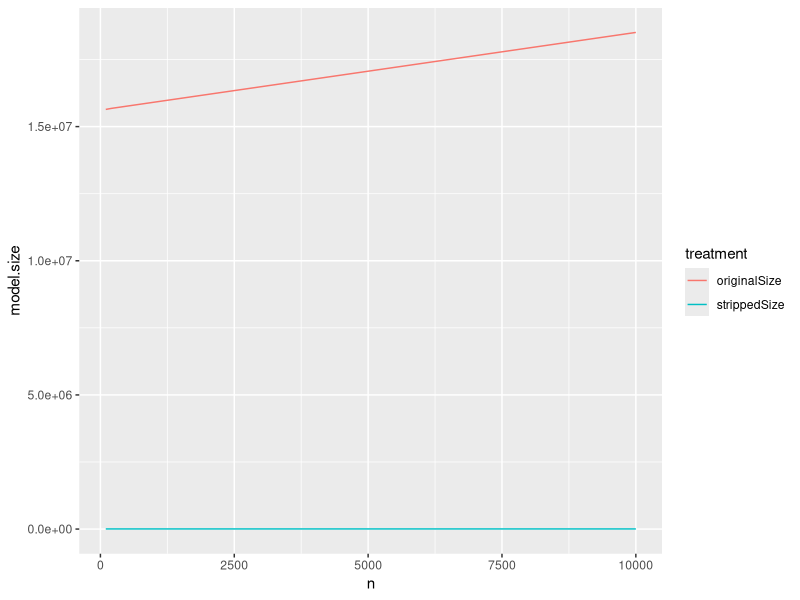

The R script that drew this image:

library(ggplot2)
library(reshape2)
set.seed(2325235)

synthFrame <- function(nrows) {
   d <- data.frame(xN=rnorm(nrows),
      xC=sample(c('a','b'),size=nrows,replace=TRUE))
   d$y <- (d$xN + ifelse(d$xC=='a',0.2,-0.2) + rnorm(nrows))>0.5
   d
}

dTrain <- synthFrame(100000)
dTest <- synthFrame(100)
model <- glm(y~xN+xC,data=dTrain,family=binomial(link='logit'))

mLength <- length(serialize(model,NULL))
print(paste('orig size',mLength))

dTest$pred1 <- predict(model,newdata=dTest,type='response')

# ggplot(data=dTest) + geom_density(aes(x=pred1,color=y))
# one way to hunt: lapply(cm,object.size)

stripGlmLR <- function(cm) {
   cm$residuals <- c()
   cm$fitted.values <- c()
   cm$y <- c()
   cm$data <- c()
   cm$model <- c()
   cm$linear.predictors <- c()
   cm$effects <- c()
   cm$weights <- c()
   cm$prior.weights <- c()
   cm$qr$qr <- c()
   attr(cm$formula,".Environment") <- c()
   cm$family$variance <- c()
   cm$family$dev.resids <- c()
   cm$family$aic <- c()
   cm$family$validmu <- c()
   cm$family$simulate <- c()
   attr(cm$terms,".Environment") <- c()
   cm
}

cm <- stripGlmLR(model)
dTest$pred2 <- predict(cm,newdata=dTest,type='response')

loss <- sum(abs(dTest$pred1-dTest$pred2))
print(paste('error',loss))

cLength <- length(serialize(cm,NULL))
print(paste('reduced size',cLength))
print(paste('size ratio',cLength/mLength))

# more leaks are found if the work is done in a function 
# which creates local environments
# preventing later changes from masking size changes
# confusing sizes
doWork <- function(n) {
  dTraini <- synthFrame(n)
  modeli <- glm(y~xN+xC,data=dTraini,family=binomial(link='logit'))
  c(length(serialize(modeli,NULL)),length(serialize(stripGlmLR(modeli),NULL)))
}

plotFrame <- data.frame(n=seq(100,10000,100),originalSize=0,strippedSize=0)
for(i in 1:dim(plotFrame)[[1]]) {
  n <- plotFrame[i,'n']
  sizes <- doWork(n)
  plotFrame[i,'originalSize'] <- sizes[1]
  plotFrame[i,'strippedSize'] <- sizes[2]
}

pf <- melt(plotFrame,id.vars='n',variable.name='treatment',value.name='model.size')
ggplot(data=pf,aes(x=n,y=model.size,color=treatment)) + geom_line()
